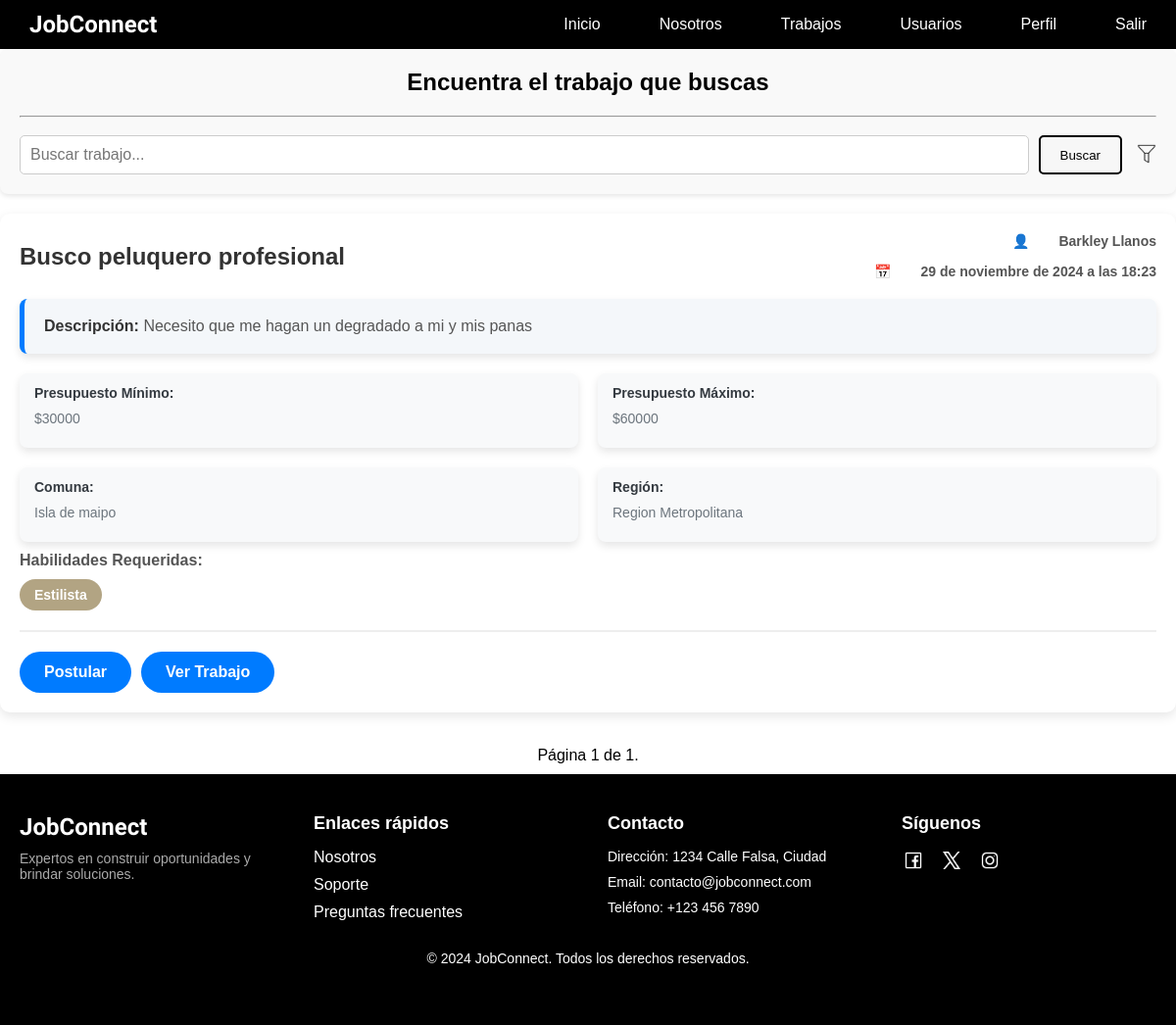
The app's page /trabajos/trabajos/ (signed in) with its own data.
### usuarios/models.py (models this page shows, shortened)
class Trabajo(models.Model):
    titulo = models.CharField(max_length=200)
    descripcion = models.TextField()
    presupuesto_minimo = models.IntegerField()
    presupuesto_maximo = models.IntegerField()
    region = models.ForeignKey(Region, on_delete=models.SET_NULL, null=True)
    comuna = models.ForeignKey(Comuna, on_delete=models.SET_NULL, null=True)
    usuario_creador = models.ForeignKey(CustomUser, on_delete=models.CASCADE, related_name='trabajos_creados')
    fecha_creacion = models.DateTimeField(auto_now_add=True)
    is_disponible = models.BooleanField(default=True)
    trabajador_seleccionado = models.ForeignKey(CustomUser, null=True, blank=True, on_delete=models.SET_NULL,related_name="trabajos_seleccionados")
    is_completado = models.BooleanField(default=False)
    habilidades = models.ManyToManyField('Habilidades', blank=True)
    forma_pago = models.CharField(max_length=50, null=True, blank=True)
    pago_final = models.IntegerField(null=True, blank=True)

class CustomUser(AbstractBaseUser, PermissionsMixin):
    NATIONALITY_CHOICES = [
        ('CL', 'Chilena'),
        ('AR', 'Argentina'),
        ('BR', 'Brasileña'),
        ('VE', 'Venezolana'),
        ('PE', 'Peruana'),
        ('CO', 'Colombiana'),
    ]
    GENERO_CHOICES = [
        ('M', 'Masculino'),
        ('F', 'Femenino'),
        ('O', 'Otro')
    ]
    email = models.EmailField(unique=True)
    rut = models.CharField(max_length=12)
    first_name = models.CharField(max_length=30)
    s_nombre = models.CharField(max_length=30, blank=True, null=True)
    last_name = models.CharField(max_length=30)
    s_apellido = models.CharField(max_length=30, blank=True, null=True)
    fecha_nacimiento = models.DateField(validators=[validar_fecha_nacimiento])
    region = models.ForeignKey(Region, on_delete=models.SET_NULL, null=True, blank=True)
    comuna = models.ForeignKey(Comuna, on_delete=models.SET_NULL, null=True, blank=True)
    bio = models.TextField(max_length=500, blank=True)
    foto_perfil = models.ImageField(upload_to='perfiles/', null=True, blank=True)
    numero_telefono = models.CharField(
        max_length=15,
        validators=[RegexValidator(r'^\+?1?\d{9,15}$', message="El número debe estar en el formato: +999999999")]
    )
    genero = models.CharField(max_length=1, choices=GENERO_CHOICES)
    nacionalidad = models.CharField(max_length=15, choices=NATIONALITY_CHOICES)
    instagram = models.URLField(max_length=150, blank=True, null=True)
    facebook = models.URLField(max_length=150, blank=True, null=True)
    trabajos_realizados = models.PositiveIntegerField(default=0)
    trabajos_solicitados = models.PositiveIntegerField(default=0)
    is_active = models.BooleanField(default=True)
    is_staff = models.BooleanField(default=False)
    habilidades = models.ManyToManyField('Habilidades', blank=True)
    USERNAME_FIELD = 'email'
    REQUIRED_FIELDS = ['rut', 'first_name', 'last_name', 'fecha_nacimiento', 'numero_telefono', 'genero', 'nacionalidad']
    objects = CustomUserManager()
    groups = models.ManyToManyField('auth.Group', related_name='customuser_set', blank=True)
    user_permissions = models.ManyToManyField('auth.Permission', related_name='customuser_set', blank=True)
    def get_full_name(self):
        full_name = f"{self.first_name} {self.last_name}".strip()
        return full_name

class Comuna(models.Model):
    nombre = models.CharField(max_length=100)
    region = models.ForeignKey(Region, on_delete=models.CASCADE, related_name='comunas')
    def __str__(self):
        return self.nombre

class Region(models.Model):
    nombre = models.CharField(max_length=100)
    def __str__(self):
        return self.nombre

class Habilidades(models.Model):
    nombre = models.CharField(max_length=50, unique=True)

### trabajos/views.py (the view, shortened to what this page needs)
# urls.py: path('trabajos/', include('trabajos.urls')),
@login_required
def trabajos(request):
    trabajos = Trabajo.objects.filter(is_disponible=True).exclude(usuario_creador=request.user)
    habilidades = Habilidades.objects.all()
    regiones = Region.objects.all()
    comunas = Comuna.objects.all()
    habilidades_filter = request.GET.getlist('habilidades')
    if habilidades_filter:
        trabajos = trabajos.filter(habilidades__id__in=habilidades_filter).distinct()
    region_filter = request.GET.get('region')
    if region_filter:
        trabajos = trabajos.filter(region__id=region_filter)
    comuna_filter = request.GET.get('comuna')
    if comuna_filter:
        trabajos = trabajos.filter(comuna__id=comuna_filter)
    search_query = request.GET.get('search', '')
    paginator = Paginator(trabajos, 10)
    page_number = request.GET.get('page')
    page_obj = paginator.get_page(page_number)
    postulaciones = Postulacion.objects.filter(usuario_postulante=request.user)
    postulaciones_trabajos = postulaciones.values_list('trabajo', flat=True)
    return render(request, 'trabajos/trabajos.html', {
        'trabajos': page_obj,
        'search_query': search_query,
        'habilidades': habilidades,
        'regiones': regiones,
        'comunas': comunas,
        'postulaciones_trabajos': postulaciones_trabajos, # Pasamos la lista de postulaciones al template
    })

### trabajos/templates/trabajos/trabajos.html (shortened to what this page needs)
{% extends 'core/base.html' %}
{% load static %}
{% load l10n %}
{% block extra_css %}
    <link rel="stylesheet" type="text/css" href="{% static 'trabajos/css/trabajo.css' %}">
    <link href="https://cdnjs.cloudflare.com/ajax/libs/font-awesome/6.0.0-beta3/css/all.min.css" rel="stylesheet">
{% endblock %}
{% block content %}
    <div class="filter-form">
        <h1 class="titulo">Encuentra el trabajo que buscas</h1>
        <hr class="divider">
        <br>
        <form method="GET" action="{% url 'trabajos' %}" class="form-container">
            <div class="search-bar">
                <input type="text" name="search" placeholder="Buscar trabajo..." value="{{ search_query }}">
                <button type="submit">Buscar</button>
                <button class="filter-toggle" type="button" onclick="toggleFilters()">
                    <img id="filter-icon" src="{% static 'usuarios/images/embu1.png' %}" alt="Más Filtros" width="20" height="20">
                </button>
            </div>
        </form>
    </div>
    {% for trabajo in trabajos %}
        <div class="container-carta">
            <div class="carta">
                <div class="carta-header">
                    <h2 class="titulo">{{ trabajo.titulo }}</h2>
                    <div class="info-header">
                        <div class="info-item creador">
                            <span class="icon">👤</span>
                            <strong>{{ trabajo.usuario_creador.get_full_name }}</strong>
                        </div>
                        <div class="info-item fecha">
                            <span class="icon">📅</span>
                            <strong>{{ trabajo.fecha_creacion }}</strong>
                        </div>
                    </div>
                </div>
                <div class="carta-body">
                    <div class="descripcion-container">
                        <p><strong>Descripción:</strong> {{ trabajo.descripcion }}</p>
                    </div>
                    <div class="nuevos-datos">
                        <div class="dato">
                            <strong>Presupuesto Mínimo:</strong>
                            <p>${{ trabajo.presupuesto_minimo |localize }}</p>
                        </div>
                        <div class="dato">
                            <strong>Presupuesto Máximo:</strong>
                            <p>${{ trabajo.presupuesto_maximo |localize }}</p>
                        </div>
                        <div class="dato">
                            <strong>Comuna:</strong>
                            <p>{{ trabajo.comuna }}</p>
                        </div>
                        <div class="dato">
                            <strong>Región:</strong>
                            <p>{{ trabajo.region }}</p>
                        </div>
                    </div>
                {% if trabajo.habilidades.all %}
                    <p><strong>Habilidades Requeridas:</strong></p>
                    <div class="habilidades-container">
                        {% for habilidad in trabajo.habilidades.all %}
                            <span class="habilidad">{{ habilidad.nombre }}</span>
                        {% endfor %}
                    </div>
                {% else %}
                    <p><strong>Habilidades Requeridas:</strong> No se han especificado habilidades.</p>
                {% endif %}
            </div>
            <hr class="linea-separadora">
            <div class="acciones">
                {% if request.user != trabajo.usuario_creador %}
                    {% if trabajo.id in postulaciones_trabajos %}
                        <span class="btn postulado-btn">Ya postulaste</span>
                    {% else %}
                        <a href="{% url 'postular_trabajo' trabajo.id %}" class="btn postular-btn">Postular</a>
                    {% endif %}
                    <a href="{% url 'detalle_trabajo' trabajo.id %}" class="btn ver-btn">Ver Trabajo</a>
                {% endif %}
            </div>
        </div>
    {% empty %}
        <div class="no-result-message">
            <p>No se han encontrado trabajos disponibles.</p>
        </div>
    {% endfor %}
    <div class="pagination">
        <span class="step-links">
            <span class="current">
                Página {{ trabajos.number }} de {{ trabajos.paginator.num_pages }}.
            </span>
        </span>
    </div>
{% endblock %}

### core/static/core/css/base.css (style rules this page uses)
* { margin: 0; padding: 0; }
body { min-height: 100vh; font-family: 'Arial', 'Helvetica', sans-serif; }
.icon { margin-right: auto; height: 100%; padding: 0 30px; text-decoration: none; display: flex; align-items: center; color: white; font-family: 'Prompt', sans-serif; font-weight: bold; }

### trabajos/static/trabajos/css/trabajo.css (style rules this page uses)
.titulo { text-align: center; margin-bottom: 20px; font-size: 24px; color: #000000; }
.filter-form { background-color: #f9f9f9; padding: 20px; border-radius: 8px; box-shadow: 0 2px 5px rgba(0, 0, 0, 0.1); margin-bottom: 20px; }
.form-container { display: flex; flex-wrap: wrap; gap: 20px; }
.search-bar { flex: 1 1 100%; display: flex; justify-content: space-between; gap: 10px; }
.search-bar input[type="text"] { width: 100%; padding: 10px; font-size: 16px; border: 1px solid #ccc; border-radius: 5px; }
.search-bar button { padding: 10px 20px; background-color: #F7F7F7; color: rgb(0, 0, 0); border: 2px solid #000000; border-radius: 5px; cursor: pointer; transition: background-color 0.3s ease; }
.search-bar .filter-toggle { background: none; border: none; cursor: pointer; padding: 0; margin-left: 5px; }
.search-bar .filter-toggle img { width: 20px; height: 20px; }
.carta { background-color: #fff; margin-bottom: 25px; padding: 20px; border-radius: 10px; box-shadow: 0 4px 12px rgba(0, 0, 0, 0.1); transition: box-shadow 0.3s ease; }
.carta-header { display: flex; justify-content: space-between; align-items: center; margin-bottom: 20px; }
.carta-header .titulo { font-size: 24px; color: #333; font-weight: 600; margin: 0; }
.info-header { display: flex; justify-content: flex-end; gap: 15px; }
.info-item { display: flex; justify-content: center; align-items: center; font-size: 14px; color: #555; }
.carta-body { margin-bottom: 20px; }
.carta-body p { font-size: 16px; margin: 10px 0; color: #555; }
.nuevos-datos { display: grid; grid-template-columns: repeat(2, 1fr); gap: 20px; margin-top: 20px; }
.dato { background-color: #f8f9fa; padding: 12px 15px; border-radius: 8px; box-shadow: 0 4px 8px rgba(0, 0, 0, 0.1); font-size: 14px; color: #495057; }
.dato strong { display: block; font-size: 14px; font-weight: bold; color: #343a40; margin-bottom: 5px; }
.dato p { font-size: 14px; color: #6c757d; }
.habilidades-container { display: flex; flex-wrap: wrap; gap: 15px; margin-top: 10px; }
.habilidad { padding: 8px 15px; background-color: #70561989; color: white; border-radius: 25px; font-size: 14px; font-weight: bold; text-transform: capitalize; transition: background-color 0.3s ease, transform 0.3s ease; }
.descripcion-container { display: flex; align-items: flex-start; background-color: #f4f7fa; border-left: 5px solid #007bff; padding: 15px 20px; margin-bottom: 20px; border-radius: 8px; box-shadow: 0 4px 8px rgba(0, 0, 0, 0.1); font-size: 16px; color: #555; transition: background-color 0.3s ease, transform 0.3s ease; }
.descripcion-container p { margin: 0; line-height: 1.6; }
.descripcion-container strong { font-weight: 600; color: #333; }
.linea-separadora { border: 0; border-top: 2px solid #eee; margin: 20px 0; }
.acciones { display: flex; justify-content: flex-start; gap: 10px; margin-top: 20px; }
.btn { padding: 12px 25px; background-color: #007bff; color: white; text-decoration: none; border-radius: 50px; font-weight: bold; font-size: 16px; transition: background-color 0.3s ease, transform 0.3s ease; }
.postular-btn { background-color: #28a745; }
.info-header { display: flex; flex-direction: column; align-items: flex-end; text-align: right; }
.postular-btn { background-color: #007bff; color: white; }
.pagination { display: flex; justify-content: center; margin-top: 20px; padding: 10px 0; }
.step-links { display: flex; align-items: center; gap: 10px; }

### records on screen
Trabajo: titulo "Busco peluquero profesional", usuario_creador.get_full_name "Barkley Llanos", fecha_creacion "29 de noviembre de 2024 a las 18:23", descripcion "Necesito que me hagan un degradado a mi y mis panas", presupuesto_minimo "30000", presupuesto_maximo "60000", comuna "Isla de maipo", region "Region Metropolitana", shows "Postular", shows "Ver Trabajo"
Habilidades: nombre "Estilista"

### other values on screen
{{ trabajos.number }} "1"
{{ trabajos.paginator.num_pages }} "1"
